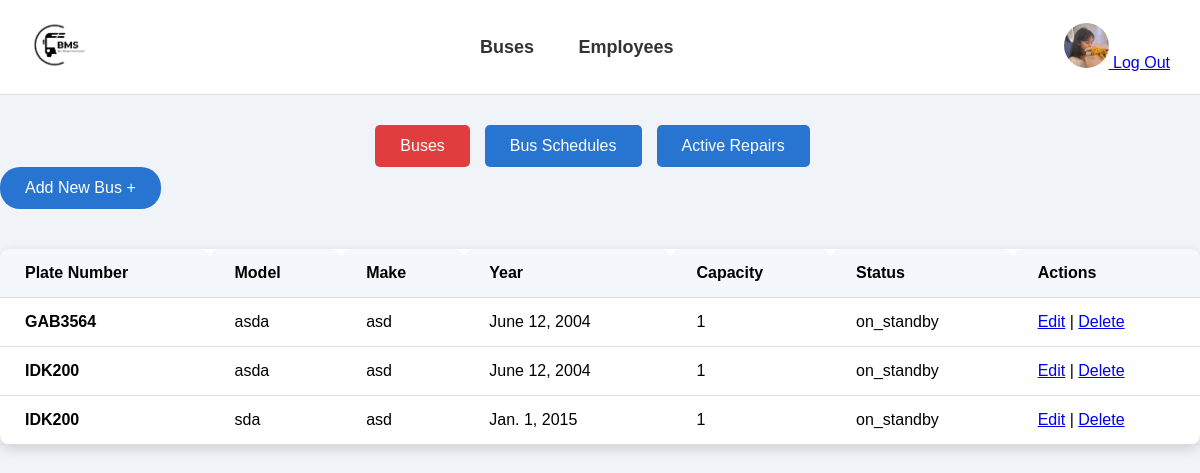
Screenshot of /home/ (signed in) with the database file from the repository.
### bms_app/models.py (models this page shows, shortened)
class Bus(models.Model):
    BUS_STATUS_CHOICES = [
        ('on_standby', 'On Standby'),
        ('in_transit', 'In Transit'),
        ('under_maintenance', 'Under Maintenance'),
    ]
    bus_id = models.AutoField(primary_key=True)
    plate_number = models.CharField(max_length=100)
    model = models.CharField(max_length=100)
    make = models.CharField(max_length=100)
    year = models.DateField()
    capacity = models.IntegerField()
    status = models.CharField(max_length=50, choices=BUS_STATUS_CHOICES)  # Use choices here
    user = models.ForeignKey(User, on_delete=models.CASCADE)

### bms_app/views.py (the view)
# urls.py: path('home/', views.home_page, name='home_page'),
@login_required
def home_page(request):
    employees = Employee.objects.filter(user=request.user)
    buses = Bus.objects.filter(user=request.user)
    schedules = Schedule.objects.filter(bus__user=request.user)  # Filter schedules by the user of the related bus
    repairs = Repair.objects.filter(bus__user=request.user)  # Filter repairs by the user of the related bus
    return render(request, 'home_page.html', {
        'employees': employees,
        'buses': buses,
        'schedules': schedules,
        'repairs': repairs
    })

### bms_app/templates/home_page.html (shortened to what this page needs)
<!DOCTYPE html>
<html lang="en">
<head>
    {% load static %}
    <link rel="stylesheet" href="{% static 'css/home.css' %}">
</head>
<body>
    <div class="navbar">
        <div class="logo">
            <img src="{% static 'images/logo.png' %}" alt="Logo">
        </div>
        <div class="nav-links">
            <a href="{% url 'bus_list' %}">Buses</a>
            <a href="{% url 'employee_list' %}">Employees</a>
        </div>
        <div class="profile">
            <a href="{% url 'profile' %}">
                <img src="{% static 'images/profile-icon.png' %}" alt="Profile">
            </a>
            <a href="{% url 'logout' %}">Log Out</a>
        </div>
    </div>
    <div class="tabs">
        <a href="{% url 'bus_list' %}"><button class="tab-btn active">Buses</button></a>
        <a href="{% url 'schedule_list' %}"><button class="tab-btn">Bus Schedules</button></a>
        <a href="{% url 'repair_list' %}"><button class="tab-btn">Active Repairs</button></a>
    </div>
    <div class="search-section">
        <a href="{% url 'add_bus' %}">
            <button class="add-btn">Add New Bus +</button>
        </a>
    </div>
    <div id="schedule-section">
    <div id="buses-table">
        <table class="bus-table">
            <thead>
                <tr>
                    <th>Plate Number</th>
                    <th>Model</th>
                    <th>Make</th>
                    <th>Year</th>
                    <th>Capacity</th>
                    <th>Status</th>
                    <th>Actions</th>
                </tr>
            </thead>
            <tbody>
                {% for bus in buses %}
                    <tr>
                        <td><span class="plate-number">{{ bus.plate_number }}</span></td>
                        <td><span class="model-adjust">{{ bus.model }}</span></td>
                        <td>{{ bus.make }}</td>
                        <td>{{ bus.year }}</td>
                        <td>{{ bus.capacity }}</td>
                        <td><span class="status {{ bus.status|lower }}">{{ bus.status }}</span></td>
                        <td>
                            <a href="{% url 'edit_bus' bus.bus_id %}">Edit</a> |
                            <a href="{% url 'delete_bus' bus.bus_id %}">Delete</a>
                        </td>
                    </tr>
                {% empty %}
                    <tr>
                        <td colspan="7">No buses found.</td>
                    </tr>
                {% endfor %}
            </tbody>
        </table>
    </div>
</div>
</body>
</html>

### bms_app/static/css/home.css (style rules this page uses)
body { font-family: Arial, sans-serif; margin: 0; padding: 0; background-color: #f0f4f8; }
.navbar { display: flex; justify-content: space-between; align-items: center; background-color: white; padding: 15px 30px; border-bottom: 1px solid #ddd; }
.navbar .logo img { width: 60px; }
.nav-links a { margin: 0 20px; text-decoration: none; color: #333; font-weight: bold; font-size: 18px; transition: color 0.3s; }
.profile img { width: 45px; border-radius: 50%; }
.tabs { display: flex; justify-content: center; margin-top: 30px; }
.tab-btn { background-color: #2874d1; color: white; padding: 12px 25px; border: none; cursor: pointer; margin-right: 15px; font-size: 16px; border-radius: 5px; transition: background-color 0.3s; }
.tab-btn.active { background-color: #e03e3e; }
.add-btn { background-color: #2874d1; color: white; padding: 12px 25px; border-radius: 20px; border: none; cursor: pointer; font-size: 16px; transition: background-color 0.3s; margin-bottom: 20px; }
.bus-table { width: 100%; border-collapse: collapse; background-color: white; border-radius: 10px; box-shadow: 0 4px 12px rgba(0, 0, 0, 0.15); margin-top: 20px; }
.bus-table th, .bus-table td { padding: 15px 25px; text-align: left; border-bottom: 1px solid #ddd; }
.bus-table th { background-color: #f4f7fc; font-weight: bold; border-top-left-radius: 10px; border-top-right-radius: 10px; }
.plate-number { font-weight: bold; font-size: 16px; }

### rows the page displays
Bus: plate_number "GAB3564", model "asda", make "asd", year "June 12, 2004", capacity "1", status "on_standby"
Bus: plate_number "IDK200", model "asda", make "asd", year "June 12, 2004", capacity "1", status "on_standby"
Bus: plate_number "IDK200", model "sda", make "asd", year "Jan. 1, 2015", capacity "1", status "on_standby"
